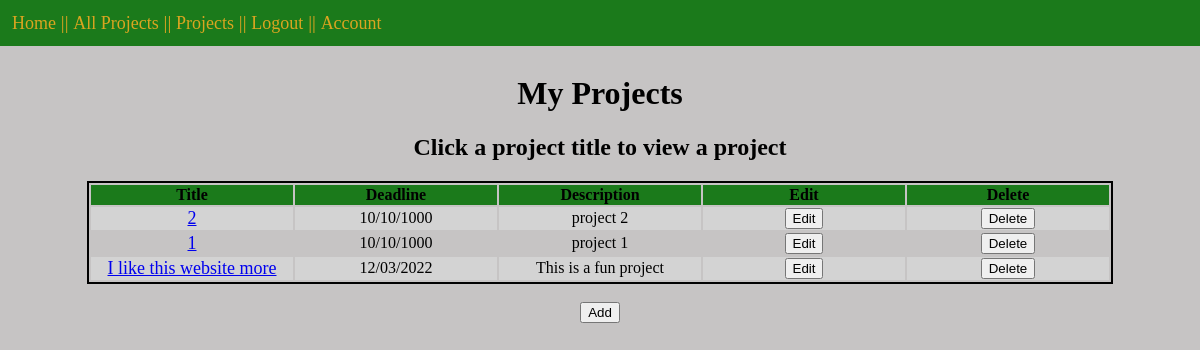
/projects (signed in), run on the app's committed database.
### models.py (models this page shows, shortened)
class Project(db.Model):
    id = db.Column("id", db.Integer, primary_key=True)
    title = db.Column("title", db.String(200))
    text = db.Column("text", db.String(100))
    deadline = db.Column("deadline", db.String(50))
    user_id = db.Column(db.Integer, db.ForeignKey("user.id"), nullable=False)
    comments = db.relationship("Comment", backref="project", cascade = "all, delete-orphan", lazy=True)

### project.py (the view)
@app.route('/projects')
def get_projects():
    if(session.get('user')):
        projects = db.session.query(Project).filter_by(user_id=session['user_id']).all()
        return render_template('projects.html', projects = projects, user=session['user'])
    else:
        return redirect(url_for('login'))

### templates/projects.html (shortened to what this page needs)
<!DOCTYPE html>
<html lang="en">
    <head>
        <link rel="stylesheet" href="{{ url_for('static', filename='styles.css') }}">
        <header>
            <nav>
                <a href="{{ url_for('index') }}"> Home</a> ||
                <a href="{{ url_for('all_projects') }}">All Projects</a> ||
                <a href="{{ url_for('get_projects') }}"> Projects</a> ||
                <a href="{{ url_for('logout') }}">Logout</a> ||
                <a href="{{ url_for('view_account') }}">Account</a>
            </nav>
        </header>
    </head>
    <body>
        <br>
        <h1>My Projects</h1>
        <h2>Click a project title to view a project</h2>
        <table>
            <tr>
                <th>Title</th>
                <th>Deadline</th>
                <th>Description</th>
                <th>Edit</th>
                <th>Delete</th>
            </tr>
            {% for value in projects %}
            <tr>
                <td><a href="{{ url_for('get_project', project_id=value.id) }}">{{ value.title }}</a></td>
                <td>{{ value.deadline }}</td>
                <td>{{ value.text }}</td>
                <td>
                    <form action="{{ url_for('update_project', project_id=value.id) }}">
                        <input type="submit" value="Edit">
                    </form>
                </td>
                <td>
                    <form action="{{ url_for('delete_project', project_id=value.id) }}" method="post">
                        <input type="submit" value="Delete">
                    </form>
                </td>
            </tr>
            {% endfor %}
        </table>
        <br>
        <td>
            <form action="{{ url_for('new_project') }}">
                <input type="submit" value="Add">
            </form>
        </td>
    </body>
</html>

### static/styles.css (style rules this page uses)
h2 { text-align: center; }
header nav { position: fixed; top: 0; left: 0; width: 100%; list-style-type: none; margin: 0; padding: 0; overflow: hidden; background-color: rgb(27, 122, 27); color: goldenrod; display: block; padding: 12px 12px; text-decoration: none; font-size: larger; text-align: left; }
header a { color: goldenrod; text-decoration: none; }
body { margin: 3%; background-color: rgb(198, 196, 196); text-align: center; }
table { margin-left: auto; margin-right: auto; border: 2px solid black; }
th { width: 200px; background-color: rgb(27, 122, 27); }
tr:nth-child(even) { background-color: lightgray; }
td { width: 100px; border: black; }
a { font-size: large; }

### data on the page
Project: title "2", deadline "10/10/1000", text "project 2"
Project: title "1", deadline "10/10/1000", text "project 1"
Project: title "I like this website more", deadline "12/03/2022", text "This is a fun project"
